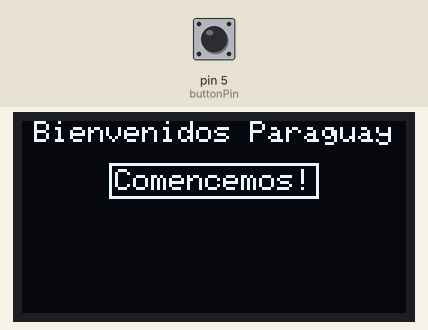
Simulated run of this sketch. Board: Arduino Uno, built with avr-gcc and run on an emulated ATmega328P. Parts: 128×64 one-colour display. The test bench sets the inputs (shaded band); at power-on: pin 5 (buttonPin) LOW. The display library's start-up logo is not drawn.

Above: at 5.2 s.
5.3 s: pin 5 (buttonPin) pulled HIGH for 0.15 s
At 6.0 s:
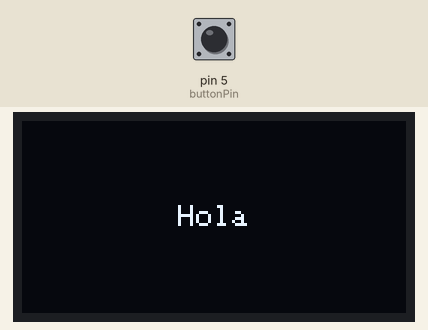
6.9 s: pin 5 (buttonPin) pulsed HIGH 5 times (0.12 s each, 0.3 s apart)
At 7.42 s:
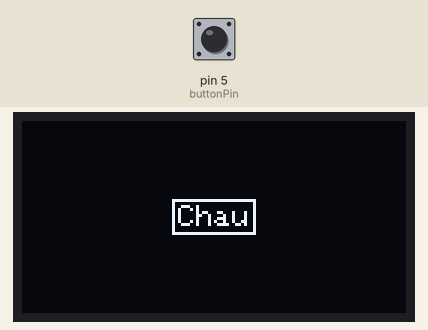
Timing chart, 0 to 9.9 s (numbered marks = the images above; inputs shaded):
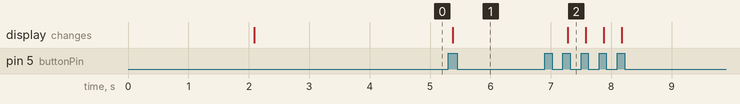

The sketch:

_hola_chau.ino
```cpp
#include <SPI.h>
#include <Wire.h>
#include <Adafruit_GFX.h>
#include <Adafruit_SSD1306.h>

#define SCREEN_WIDTH 128 // OLED display width, in pixels
#define SCREEN_HEIGHT 64 // OLED display height, in pixels

#define OLED_RESET -1
#define SCREEN_ADDRESS 0x3C ///< See datasheet for Address; 0x3D for 128x64, 0x3C for 128x32
Adafruit_SSD1306 display(SCREEN_WIDTH, SCREEN_HEIGHT, &Wire, OLED_RESET);

const int buttonPin = 5;
int buttonState = 0;
int lastButtonState = LOW;
unsigned long lastDebounceTime = 0;
unsigned long debounceDelay = 50;

int pressCount = 0;
unsigned long lastPressTime = 0;
unsigned long doublePressDelay = 500;

void setup() {
  pinMode(buttonPin, INPUT);
  display.begin(SSD1306_SWITCHCAPVCC, SCREEN_ADDRESS); // Address 0x3C for 128x32

  display.display();
  delay(2000);

  display.clearDisplay();
  display.setTextColor(WHITE);
  display.setTextSize(1);

  // Center "Bienvenidos Paraguay"
  int16_t x1, y1;
  uint16_t w, h;
  display.getTextBounds("Bienvenidos Paraguay", 0, 0, &x1, &y1, &w, &h);
  display.setCursor((SCREEN_WIDTH - w) / 2, 0);
  display.println("Bienvenidos Paraguay");

  // Center "Comencemos!" and draw rectangle around it
  display.getTextBounds("Comencemos!", 0, 0, &x1, &y1, &w, &h);
  display.setCursor((SCREEN_WIDTH - w) / 2, 16);
  display.println("Comencemos!");
  display.drawRect((SCREEN_WIDTH - w) / 2 - 2, 16 + y1 - 2, w + 4, h + 4, SSD1306_WHITE);

  display.display();
  delay(2000);
  display.clearDisplay();
}

void loop() {
  int reading = digitalRead(buttonPin);

  if (reading != lastButtonState) {
    lastDebounceTime = millis();
  }

  if ((millis() - lastDebounceTime) > debounceDelay) {
    if (reading != buttonState) {
      buttonState = reading;

      if (buttonState == HIGH) {
        if ((millis() - lastPressTime) < doublePressDelay) {
          pressCount++;
        } else {
          pressCount = 1;
        }
        lastPressTime = millis();

        display.clearDisplay();
        display.setTextSize(1);
        display.setTextColor(WHITE);

        int16_t x1, y1;
        uint16_t w, h;

        if (pressCount == 1) {
          display.getTextBounds("Hola", 0, 0, &x1, &y1, &w, &h);
          display.setCursor((SCREEN_WIDTH - w) / 2, (SCREEN_HEIGHT - h) / 2);
          display.println("Hola");
        } else if (pressCount == 2) {
          display.getTextBounds("Chau", 0, 0, &x1, &y1, &w, &h);
          display.setCursor((SCREEN_WIDTH - w) / 2, (SCREEN_HEIGHT - h) / 2);
          display.println("Chau");
          display.drawRect((SCREEN_WIDTH - w) / 2 - 2, (SCREEN_HEIGHT - h) / 2 + y1 - 2, w + 4, h + 4, SSD1306_WHITE);
          pressCount = 0; // Reset the count after double press
        }

        display.display();
      }
    }
  }

  lastButtonState = reading;
}
```

Measured:
- after the input at 5.3 s, the display: changes after 0.08 s (image 1)
- after the input at 6.9 s, the display: changes after 0.38 s (image 2)
